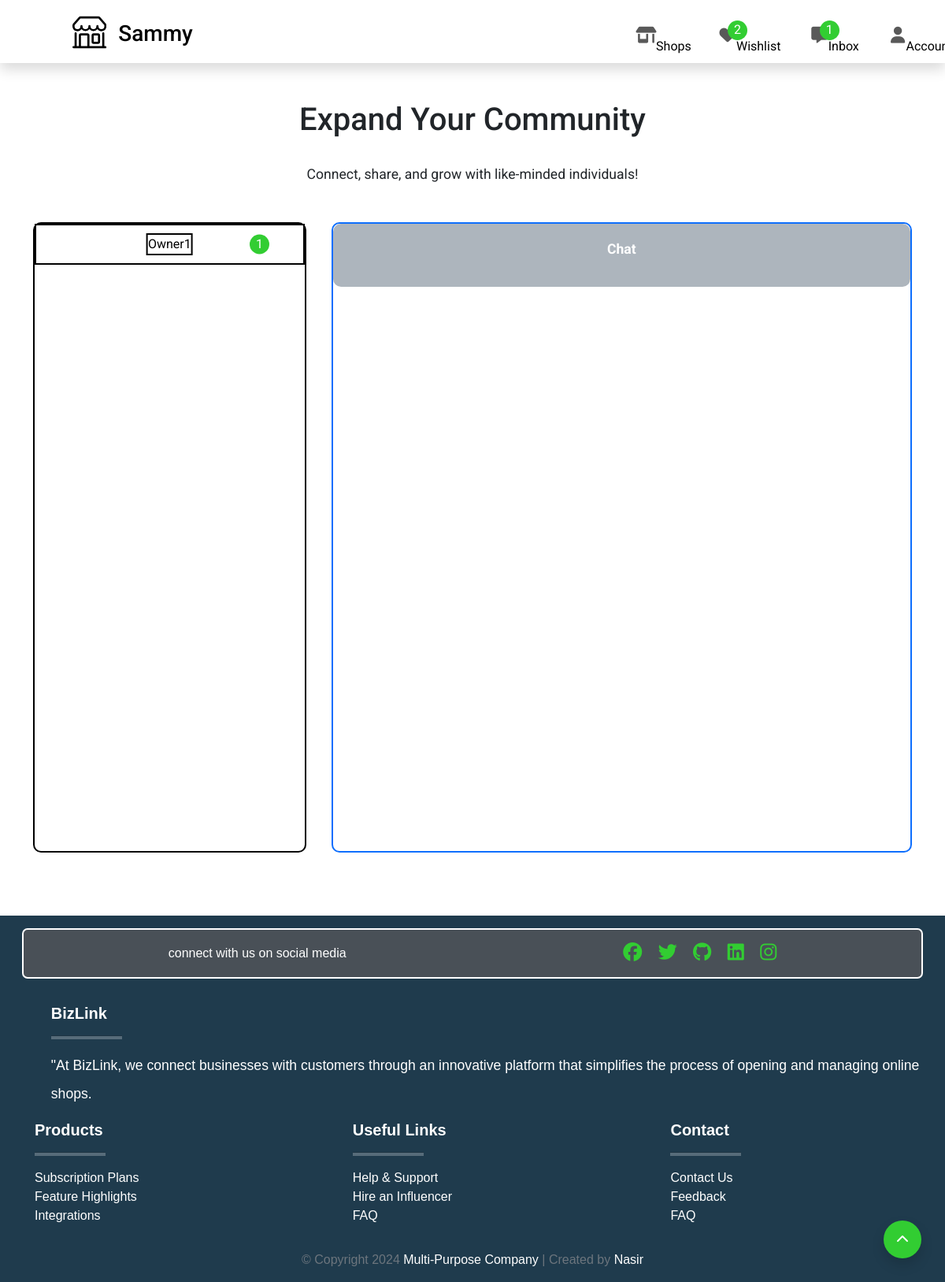
The app's page /chat/ (signed in), older data.
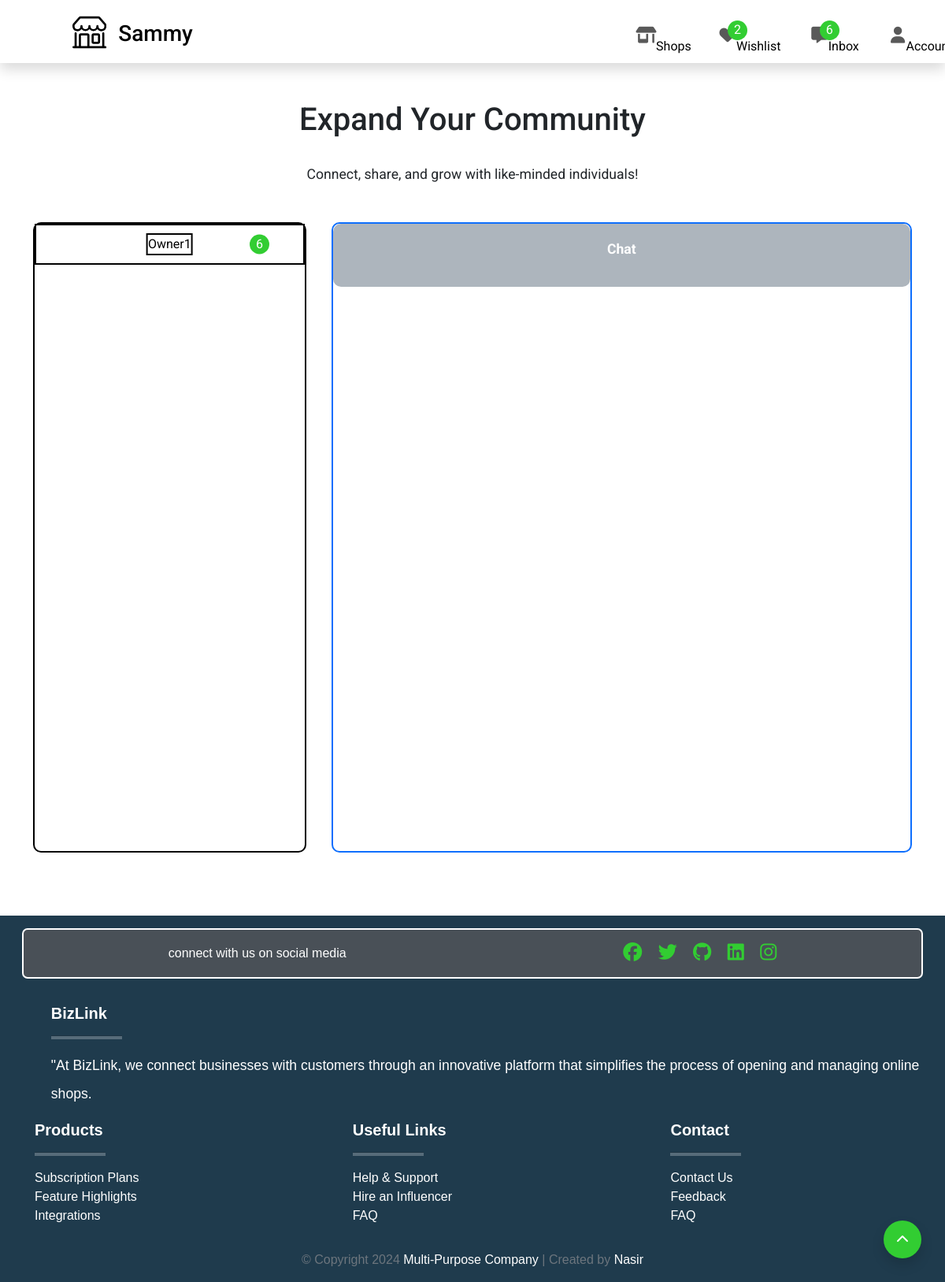
The same page, newer data.
### userauth/models.py (models this page shows, shortened)
class CustomUser(AbstractBaseUser, PermissionsMixin):
    email = models.EmailField(db_index=True, unique=True, max_length=255)
    username = models.CharField(max_length=255)
    first_name = models.CharField(max_length=255)
    last_name = models.CharField(max_length=255)
    address = models.TextField(blank=False, null=False, default="This is my address")
    phone_regex = RegexValidator(regex=r'^\+?\d{9,15}$', message="Please input a valid phone number.")
    mobile = models.CharField(validators=[phone_regex], max_length=255)
    password = models.CharField(max_length=128)
    is_staff = models.BooleanField(default=True)
    is_active = models.BooleanField(default=True)
    is_superuser = models.BooleanField(default=False)
    user_type = models.CharField(max_length=20, choices=USER_TYPE_CHOICES, default='business_owner')
    objects = CustomUserManager()
    USERNAME_FIELD = "email"
    REQUIRED_FIELDS = ["username", "first_name", "last_name"]
    class Meta:
        verbose_name = "User"
        verbose_name_plural = "Users"

### chat/models.py (models this page shows)
class ChatGroup(models.Model):
    chatGroupId = ShortUUIDField(unique=True, length=10, max_length=21, prefix="chatGroup", alphabet="ABCDEF0123456789")
    users_online = models.ManyToManyField(settings.AUTH_USER_MODEL, related_name="online_in_groups", blank=True)
    members = models.ManyToManyField(settings.AUTH_USER_MODEL, related_name="chat_groups", blank=True)
    is_private = models.BooleanField(default=False)

### chat/views.py (the view)
# urls.py: path("chat/", include("chat.urls")),
def chat(request):
    user = request.user
    chat_groups = ChatGroup.objects.filter(members=user)
    unread_messages_per_group = {}
    total_unread_messages = 0
    for chat_group in chat_groups:
        chat_messages = GroupMessage.objects.filter(group=chat_group).exclude(author=user)
        unread_messages = chat_messages.filter(
            ~Exists(ReadReceipt.objects.filter(message=OuterRef('pk'), user=user))
        )
        unread_count = unread_messages.count()
        unread_messages_per_group[chat_group.chatGroupId] = unread_count
        total_unread_messages += unread_count
    community_members = set()
    for chat_group in chat_groups:
        community_members.update(member for member in chat_group.members.all() if member != user)
    return render(request, "chat/chat.html", {
        'chat_groups': chat_groups,
        'community_members': community_members,
        'unread_messages_per_group': unread_messages_per_group,  # Pass unread counts to template
        'total_unread_messages': total_unread_messages,  # Pass total unread message count
    })

### chat/templatetags/custom_filters.py (called while the page is built)
@register.filter
def get_item(dictionary, key):
    return dictionary.get(key)

### core/templatetags/custom_tags.py (called while the page is built)
@register.filter
def startswith(value, arg):
    return value.startswith(arg)

### templates/chat/chat.html (shortened to what this page needs)
{% extends "core/base.html" %}
{% load custom_filters %}
{% load static %}
{% block content %}
<section class="chat_section">
    <h1 class="title">Expand Your Community</h1>
    <p class="subtitle">Connect, share, and grow with like-minded individuals!</p>
    <div class="container">
        <div class="chat-box">
            {% if chat_groups %}
                    <div class="community">
                        {% for community_member in community_members %}
                        <a href="{% url 'chat:get_or_create_chatroom' community_member.username %}"
                        hx-get="{% url 'chat:get_or_create_chatroom' community_member.username %}"
                        hx-target="#chat-window"
                        hx-swap="innerHTML"
                        class="chat-profile"
                        data-chat-group-id="{{ community_member.chat_groups.first.chatGroupId }}"
                        >
                            <div class="account">
                                <div class="community-member">{{ community_member.first_name }}</div>
                                <div class="account-num-of-inbox" id="unread-count-{{ community_member.chat_groups.first.chatGroupId }}">
                                    {{ unread_messages_per_group|get_item:community_member.chat_groups.first.chatGroupId|default:0 }}
                                </div>
                            </div>
                        </a>
                        {% endfor %}
                    </div>
                {% include 'chat/chat_window.html' %}
            {% endif %}
        </div>
    </div>
</section>
{% endblock %}

Row changes from the older to the newer data that the page shows:
changed CustomUser "Owner1": id.chatGroupId "1" → "6"
Text that changed along with them:
{{ total_unread_messages }}: "1" → "6"
